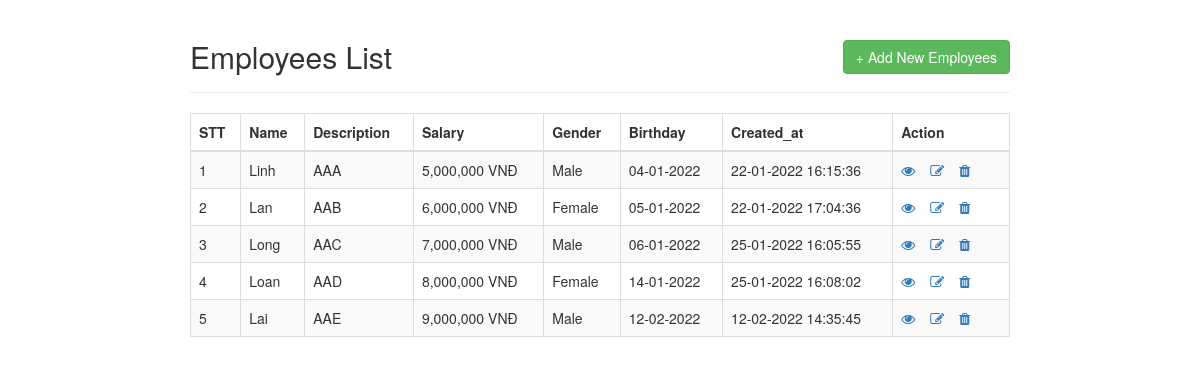
The page / on the database its author committed.
### tables this page shows
CREATE TABLE `crud` (
  `id` int(11) NOT NULL,
  `name` varchar(100) DEFAULT NULL,
  `description` text DEFAULT NULL,
  `gender` text NOT NULL,
  `salary` int(11) NOT NULL,
  `birthday` date NOT NULL,
  `created_at` timestamp NOT NULL DEFAULT current_timestamp()
);

### index.php (called while the page is built, shortened)
<?php
require_once 'controller/sportsController.php';
$controller = new sportsController();
$controller->mvcHandler();
?>

### config.php (called while the page is built)
<?php
class config
{
	function __construct()
	{
		$this->host = "localhost";
		$this->user = "root";
		$this->pass = "";
		$this->db = "test";
	}
}
?>

### model/sportsModel.php (called while the page is built, shortened)
<?php
class sportsModel
{
	function __construct($consetup)
	{
		$this->host = $consetup->host;
		$this->user = $consetup->user;
		$this->pass = $consetup->pass;
		$this->db = $consetup->db;
	}
	public function open_db()
	{
		$this->condb = new mysqli($this->host, $this->user, $this->pass, $this->db);
	}
	public function selectRecord($id)
	{
		try {
			if ($id > 0) {
				$query = $this->condb->prepare("SELECT * FROM crud WHERE id=?");
				$query->bind_param("i", $id);
			} else {
				$query = $this->condb->prepare("SELECT * FROM crud");
			}
			$query->execute();
			$res = $query->get_result();
			return $res;
		} catch (Exception $e) {
			$this->close_db();
			throw $e;
		}
	}
}
?>

### view/list.php (the view, shortened to what this page needs)
<!DOCTYPE html>
<html lang="en">
<head>
    <link href="~/../libs/fontawesome/css/font-awesome.css" rel="stylesheet" />
    <link rel="stylesheet" href="~/../libs/bootstrap.css">
</head>
<body>
    <div class="wrapper">
        <div class="container-fluid">
            <div class="row">
                <div class="col-md-12">
                    <div class="page-header clearfix">
                        <h2 class="pull-left">Employees List</h2>
                        <a href="view/insert.php" class="btn btn-success pull-right">+ Add New Employees</a>
                    </div>
                    <?php
                    if ($result->num_rows > 0) {
                        echo "<table class='table table-bordered table-striped'>";
                        echo "<thead>";
                        echo "<tr>";
                        echo "<th>STT</th>";
                        echo "<th>Name</th>";
                        echo "<th>Description</th>";
                        echo "<th>Salary</th>";
                        echo "<th>Gender</th>";
                        echo "<th>Birthday</th>";
                        echo "<th>Created_at</th>";
                        echo "<th>Action</th>";
                        echo "</tr>";
                        echo "</thead>";
                        echo "<tbody>";
                        $stt = 1;
                        while ($row = mysqli_fetch_array($result)) {
                            echo "<tr>";
                            echo "<td>" . $stt++ . "</td>";
                            echo "<td>" . $row['name'] . "</td>";
                            echo "<td>" . $row['description'] . "</td>";
                            echo "<td>" . number_format($row['salary']) . ' VNĐ' . "</td>";
                            echo "<td>" . $row['gender'] . "</td>";
                            echo "<td>" . date('d-m-Y', strtotime($row['birthday'])) . "</td>";
                            echo "<td>" . date('d-m-Y H:i:s', strtotime($row['created_at'])) . "</td>";
                            echo "<td>";
                            echo "<a href='index.php?act=read&id=" . $row['id'] . "' title='Read Record' data-toggle='tooltip'><i class='fa fa-eye'></i></a>";
                            echo "<a href='index.php?act=update&id=" . $row['id'] . "' title='Update Record' data-toggle='tooltip'><i class='fa fa-edit'></i></a>";
                            echo "<a href='index.php?act=delete&id=" . $row['id'] . "' title='Delete Record' data-toggle='tooltip'><i class='fa fa-trash'></i></a>";
                            echo "</td>";
                            echo "</tr>";
                        }
                        echo "</tbody>";
                        echo "</table>";
                    } else {
                        echo "<p class='lead'><em>No records were found.</em></p>";
                    }
                    ?>
                </div>
            </div>
        </div>
    </div>
</body>
</html>

### controller/sportsController.php (shortened to what this page needs)
<?php
require 'model/sportsModel.php';
require_once 'config.php';
class sportsController
{
    function __construct()
    {
        $this->objconfig = new config();
        $this->objsm = new sportsModel($this->objconfig);
    }
    public function mvcHandler()
    {
        $act = isset($_GET['act']) ? $_GET['act'] : NULL;
        switch ($act) {
            default:
                $this->list();
        }
    }
    public function list()
    {
        $result = $this->objsm->selectRecord(0);
        include "view/list.php";
    }
}
?>

### view/list.php (style rules this page uses)
.wrapper { width: 850px; margin: 0 auto; }
.page-header h2 { margin-top: 0; }
table tr td:last-child a { margin-right: 15px; }

### rows shown on the page
crud: name "Linh", description "AAA", salary "5,000,000", gender "Male", birthday "04-01-2022", created_at "22-01-2022 16:15:36"
crud: name "Lan", description "AAB", salary "6,000,000", gender "Female", birthday "05-01-2022", created_at "22-01-2022 17:04:36"
crud: name "Long", description "AAC", salary "7,000,000", gender "Male", birthday "06-01-2022", created_at "25-01-2022 16:05:55"
crud: name "Loan", description "AAD", salary "8,000,000", gender "Female", birthday "14-01-2022", created_at "25-01-2022 16:08:02"
crud: name "Lai", description "AAE", salary "9,000,000", gender "Male", birthday "12-02-2022", created_at "12-02-2022 14:35:45"
